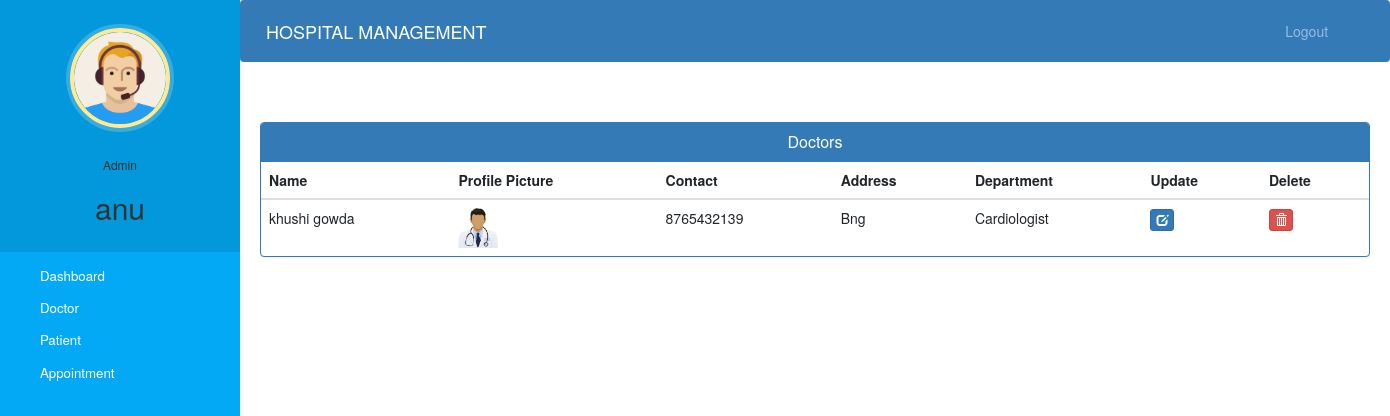
The app's page /admin-view-doctor (signed in) with its own data.
### hospital/models.py (models this page shows, shortened)
class Doctor(models.Model):
    user=models.OneToOneField(User,on_delete=models.CASCADE)
    profile_pic= models.ImageField(upload_to='profile_pic/DoctorProfilePic/',null=True,blank=True)
    address = models.CharField(max_length=40)
    mobile = models.CharField(max_length=20,null=True)
    department= models.CharField(max_length=50,choices=departments,default='Cardiologist')
    status=models.BooleanField(default=False)
    @property
    def get_name(self):
        return self.user.first_name+" "+self.user.last_name

### hospital/views.py (the view)
# urls.py: path('admin-view-doctor', views.admin_view_doctor_view,name='admin-view-doctor'),
@login_required(login_url='adminlogin')
@user_passes_test(is_admin)
def admin_view_doctor_view(request):
    doctors=models.Doctor.objects.all().filter(status=True)
    return render(request,'hospital/admin_view_doctor.html',{'doctors':doctors})

### hospital/views.py (called while the page is built)
def is_admin(user):
    return user.groups.filter(name='ADMIN').exists()

### templates/hospital/admin_view_doctor.html (shortened to what this page needs)
{% extends 'hospital/admin_base.html' %}
{% block content %}
{%load static%}
<head>
  <link href="//netdna.bootstrapcdn.com/bootstrap/3.0.0/css/bootstrap.min.css" rel="stylesheet" id="bootstrap-css">
</head>
<div class="container">
  <div class="panel panel-primary">
    <div class="panel-heading">
      <h6 class="panel-title">Doctors</h6>
    </div>
    <table class="table table-hover" id="dev-table">
      <thead>
        <tr>
          <th>Name</th>
          <th>Profile Picture</th>
          <th>Contact</th>
          <th>Address</th>
          <th>Department</th>
          <th>Update</th>
          <th>Delete</th>
        </tr>
      </thead>
      {% for d in doctors %}
      <tr>
        <td> {{d.get_name}}</td>
        <td> <img src="{% static d.profile_pic.url %}" alt="Profile Pic" height="40px" width="40px" /></td>
        <td>{{d.mobile}}</td>
        <td>{{d.address}}</td>
        <td>{{d.department}}</td>
        <td><a class="btn btn-primary btn-xs" href="{% url 'update-doctor' d.id  %}"><span class="glyphicon glyphicon-edit"></span></a></td>
        <td><a class="btn btn-danger btn-xs" href="{% url 'delete-doctor-from-hospital' d.id  %}"><span class="glyphicon glyphicon-trash"></span></a></td>
      </tr>
      {% endfor %}
    </table>
  </div>
</div>
{% endblock content %}

### templates/hospital/admin_base.html (shortened to what this page needs)
<!DOCTYPE html>
{% load static %}
<html lang="en">
<head>
  <link rel="stylesheet" href="https://stackpath.bootstrapcdn.com/bootstrap/4.3.1/css/bootstrap.min.css">
  <link rel="stylesheet" href="https://maxcdn.bootstrapcdn.com/font-awesome/4.7.0/css/font-awesome.min.css">
  <link rel="stylesheet" href="{% static '/style.css' %}">
</head>
<body>
  <nav class="menu" tabindex="0">
    <header class="avatar">
      <img src="{% static "images/adminpropic.png" %}" />
      <br><br>
      <h6>Admin</h6>
      <h2>{{request.user.first_name}}</h2>
    </header>
    <ul>
      <li tabindex="0" class="icon-dashboard"> <a style="color:white; text-decoration:none;" href="/admin-dashboard"><span>Dashboard</span></a> </li>
      <li tabindex="0" class="icon-customers"> <a style="color:white; text-decoration:none;" href="/admin-doctor"><span>Doctor</span></a></li>
      <li tabindex="0" class="icon-users"> <a style="color:white; text-decoration:none;" href="/admin-patient"><span>Patient</span></a></li>
      <li tabindex="0" class="icon-calendar"> <a style="color:white; text-decoration:none;" href="/admin-appointment"><span>Appointment</span></a></li>
    </ul>
  </nav>
  <main>
    <div class="bs-example">
      <nav class="navbar navbar-expand-md  navbar-dark fixed-top" style="background:#337AB7;">
        <a href="/admin-dashboard" class="navbar-brand">HOSPITAL MANAGEMENT</a>
        <div class="collapse navbar-collapse justify-content-between" id="navbarCollapse">
          <div class="navbar-nav" style=" margin-left: 90%;">
            <a href="/logout" class="nav-item nav-link">Logout</a>
          </div>
        </div>
      </nav>
    </div>
    <br><br>
    {% block content %}
    {% endblock content %}
    <br><br><br><br>
  </main>
</body>
</html>

### static/style.css (style rules this page uses)
body { padding-left: 240px; }
main { position: relative; height: 100vh; }
.menu { background: #5bc995; height: 100vh; width: 240px; position: fixed; top: 0px; left: 0; z-index: 5; outline: none; }
.menu .avatar { background: rgba(0, 0, 0, 0.1); padding: 2em 0.5em; text-align: center; }
.menu .avatar img { width: 100px; border-radius: 50%; overflow: hidden; border: 4px solid #ffea92; box-shadow: 0 0 0 4px rgba(255, 255, 255, 0.2); }
.menu .avatar h2 { font-weight: normal; margin-bottom: 0; }
.menu ul { list-style: none; padding: 0.5em 0; margin: 0; }
.menu ul li { padding: 0.5em 1em 0.5em 3em; font-size: 0.95em; font-weight: regular; background-repeat: no-repeat; background-position: left 15px center; background-size: auto 20px; transition: all 0.15s linear; cursor: pointer; }
.menu ul li.icon-dashboard { background-image: url("http://www.entypo.com/images//gauge.svg"); }
.menu ul li.icon-customers { background-image: url("http://www.entypo.com/images//briefcase.svg"); }
.menu ul li.icon-users { background-image: url("http://www.entypo.com/images//users.svg"); }
.menu ul li.icon-calendar { background-image: url("http://www.entypo.com/images//calendar.svg"); }

### templates/hospital/admin_base.html (style rules this page uses)
a:link { text-decoration: none; }
a { color: white; }
body { padding-left: 240px; }
main { position: relative; height: 100vh; }
.menu { background: #03a9f4; height: 100vh; width: 240px; position: fixed; top: 0px; left: 0; z-index: 5; outline: none; }
.menu .avatar { background: rgba(0, 0, 0, 0.1); padding: 2em 0.5em; text-align: center; }
.menu .avatar img { width: 100px; border-radius: 50%; overflow: hidden; border: 4px solid #ffea92; box-shadow: 0 0 0 4px rgba(255, 255, 255, 0.2); }
.menu .avatar h2 { font-weight: normal; margin-bottom: 0; }
.menu ul { list-style: none; padding: 0.5em 0; margin: 0; }
.menu ul li { padding: 0.5em 1em 0.5em 3em; font-size: 0.95em; font-weight: regular; background-repeat: no-repeat; background-position: left 15px center; background-size: auto 20px; transition: all 0.15s linear; cursor: pointer; }
.menu ul li.icon-dashboard { background-image: url("http://www.entypo.com/images//gauge.svg"); }
.menu ul li.icon-customers { background-image: url("http://www.entypo.com/images//briefcase.svg"); }
.menu ul li.icon-users { background-image: url("http://www.entypo.com/images//users.svg"); }
.menu ul li.icon-calendar { background-image: url("http://www.entypo.com/images//calendar.svg"); }

### templates/hospital/admin_view_doctor.html (style rules this page uses)
a:link { text-decoration: none; }
h6 { text-align: center; }

### records on screen
Doctor: get_name "khushi gowda", profile_pic (picture), mobile "8765432139", address "Bng", department "Cardiologist"

### other values on screen
{{ request.user.first_name }} "anu"
